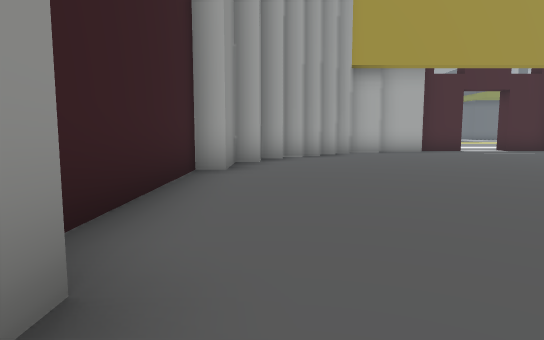
View 1 (above)

16 first-person views from a walk through a Unity game level. The camera is 1.2 m above the floor, tilts 6° down and sees 75° across. The floor is counted in squares, 2 m on a side. Each view is taken from the middle of a square. On the plan, view 1 faces up. The plan holds only what a view shows up to about 10 squares ahead; the rest is blank. The place goes on beyond the plan. The player is left out.

View 2
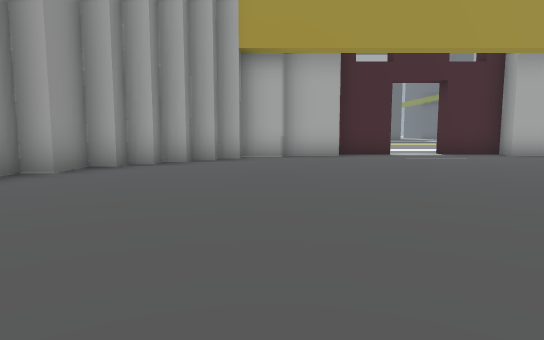

View 3
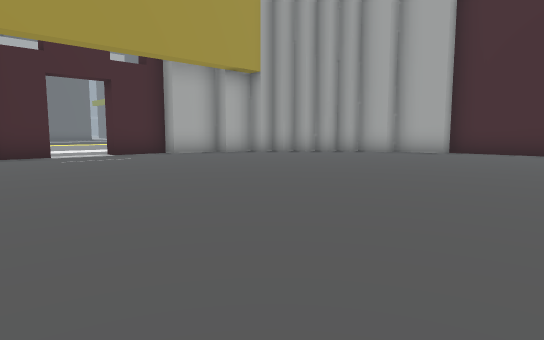

View 4
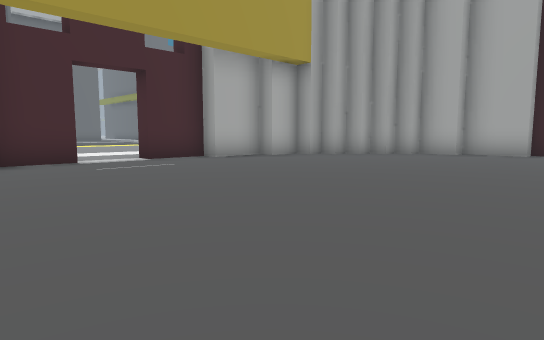

View 5
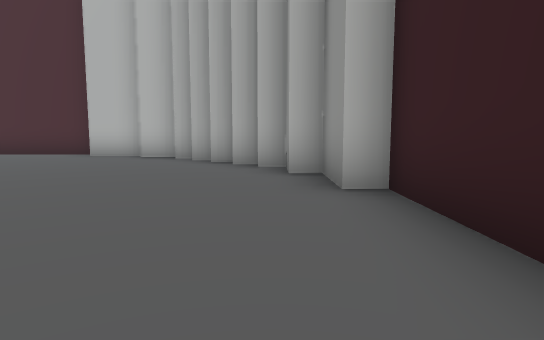

View 6
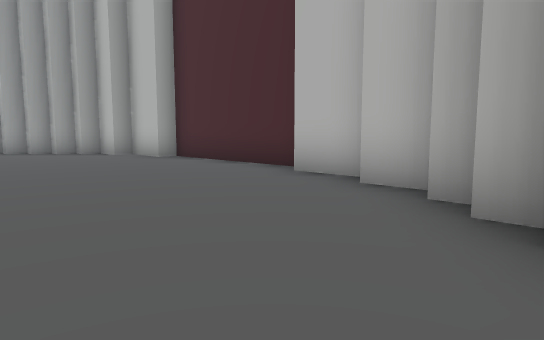

View 7
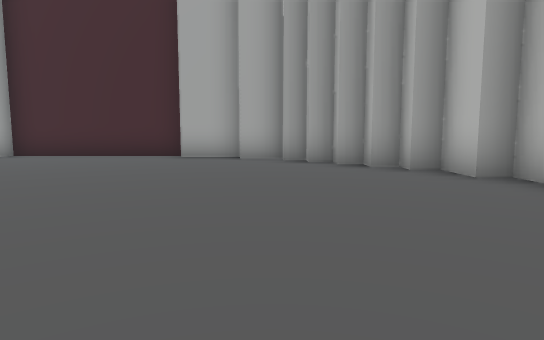

View 8
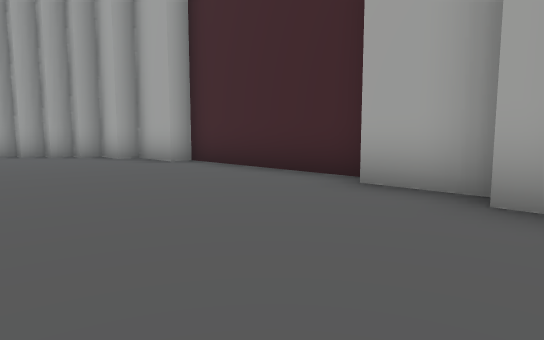

View 9
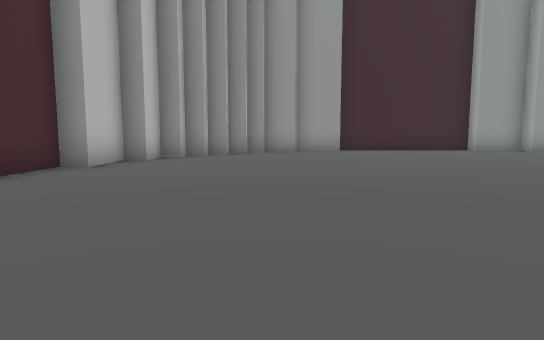

View 10
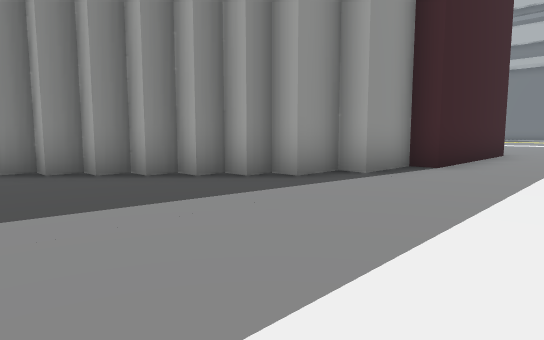

View 11
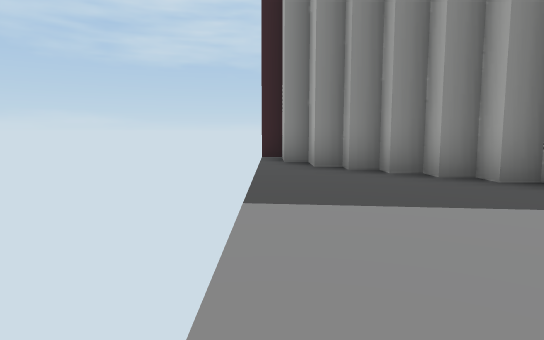

View 12
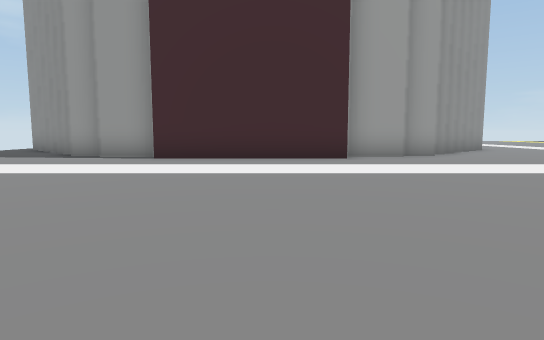

View 13
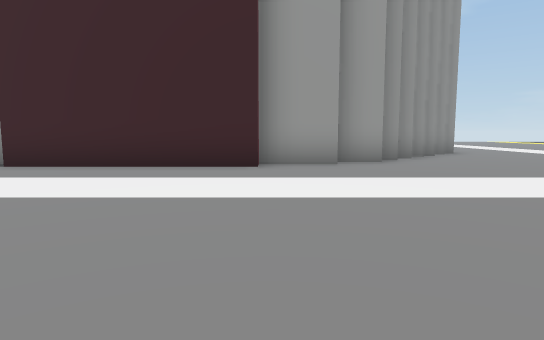

View 14
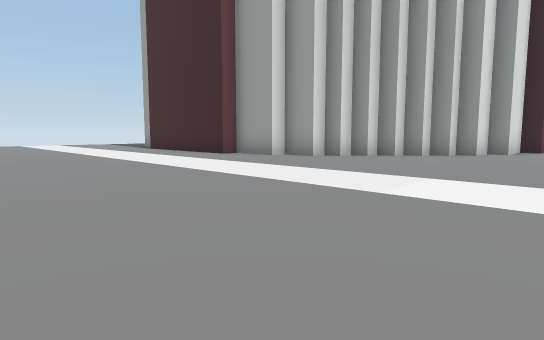

View 15
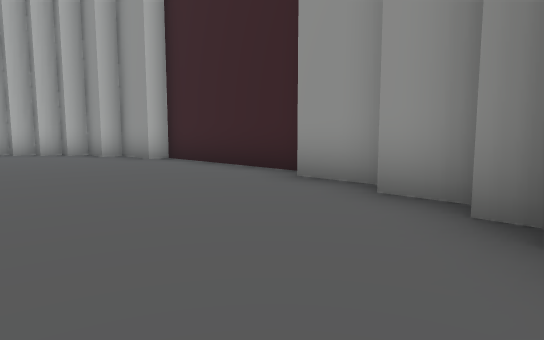

View 16
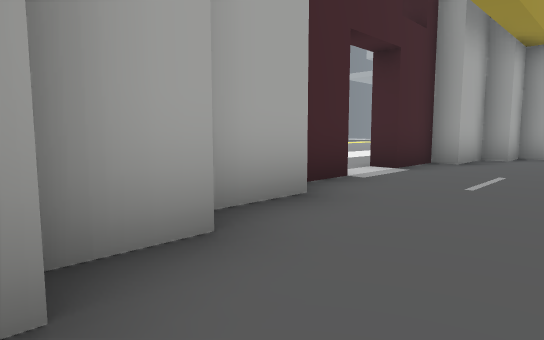

### Floor plan
Key: @ floor where view 1 was taken; # wall or solid block; . floor.
Columns run from 2 left of view 1 to 24 right of it. Each row starts with its distance up from view 1.
 14          ..         .....
 13          ...  ...........
 12        ##.##.............
 11     ####...####..........
 10    ##.........##.........
  9   ##...........##.......
  8   #.............##......
  7  ##..............#......
  6 ##...............#.......
  5 #................##.......
  4 #.................#........
  3 #.................#.......
  2 #.................#......
  1 ##...............##.....
  0  #@..............#....
 -1  #..............##...
 -2  ##............##....
 -3   ##..........##.....
 -4    ###.......##......
 -5      #########.......

Where each view was taken, in squares from view 1:
view 1: 0 up, 0 right, facing up
view 2: 2 up, 3 right, facing up
view 3: 2 up, 4 right, facing up-right
view 4: 4 up, 4 right, facing up-right
view 5: 5 up, 0 right, facing down
view 6: 0 up, 1 right, facing down-right
view 7: 1 down, 6 right, facing right
view 8: 1 down, 11 right, facing up-right
view 9: 1 down, 11 right, facing left
view 10: 5 down, 18 right, facing up-left
view 11: 5 down, 18 right, facing left
view 12: 4 up, 24 right, facing left
view 13: 6 up, 22 right, facing left
view 14: 14 up, 22 right, facing down-left
view 15: 9 up, 3 right, facing down-left
view 16: 9 up, 2 right, facing up-right
